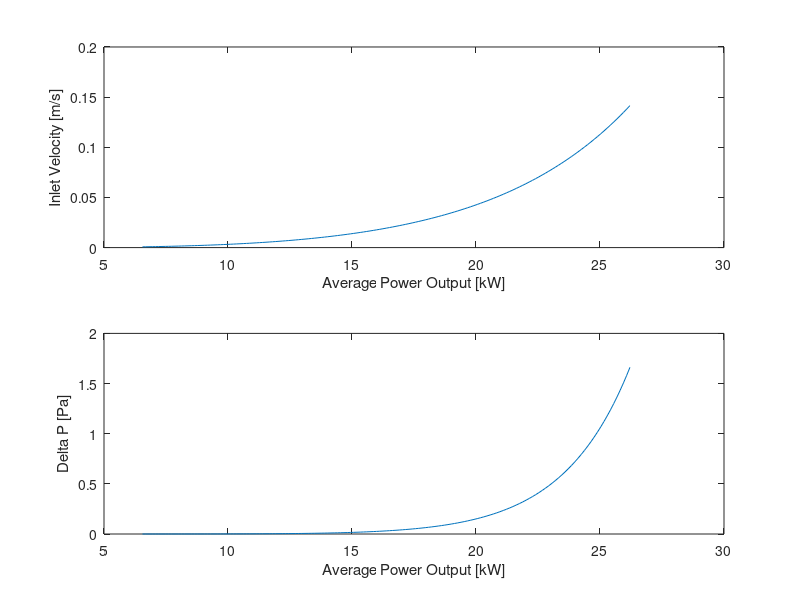

Write MATLAB code to recreate this figure.
%spacing is about 1.45 mm (random spacing right now), 1-5 mm should be fine 
% we want the transverse spacing (plus diameter/2-which is variable A1) to be greater than the diagonal spacing so
% that Vmax is at A1

%diameter = 21.55; %mm
%velocity = 0.3; %initial air velocity m/s

% spacing_transverse = 22:0.5:28; %mm, spacing is from center of one cell to center of another cell
% spacing_longitudinal = 22:0.5:28; %mm
% spacing_diagonal = zeros(length(spacing_longitudinal), 1);
% 
% Vmax_table = cell(length(spacing_longitudinal), length(spacing_transverse));
% Vmax_location_table = cell(length(spacing_longitudinal), length(spacing_transverse));
% 
% %Check Vmax direction
% for i = 1:length(spacing_longitudinal)
%     for j = 1:length(spacing_transverse)
%         A1 = (spacing_transverse(j)+diameter)/2;
%         spacing_diagonal(j) = sqrt((spacing_transverse(j)/2)^2 + spacing_longitudinal(i)^2);
% 
%         if spacing_diagonal<A1
%             Vmax = spacing_transverse(j)/(2*(spacing_diagonal(j)-diameter)) * velocity; %Vmax is at A2
%             %fprintf('Vmax is at A2\n');
%             Vmax_table{i,j} = Vmax;
%             Vmax_location_table{i, j} = 'A2';
%         else
%             Vmax = spacing_transverse(j)/(spacing_transverse(j)-diameter) * velocity; %Vmax is at A1
%             %fprintf('Vmax is at A1\n');
%             Vmax_table{i,j} = Vmax;
%             Vmax_location_table{i, j} = 'A1';
%         end
%     end
% end

diameter = 21.55/1000; % meters
axialthermalconductivity = 2.21; % W/mK
radius = 10.775/1000; % meters
height = 70.15/1000; % meters
SurfaceArea = 2*pi*radius^2+2*pi*radius*height; % m^2

Tambient = 30 + 273.15; % Kelvin
Tmax = 50 + 273.15; % Kelvin

current = 13:0.26:52; 
resistance = 0.0135; % Ohms
Ohmic_heat = zeros(length(current), 1);
heatflux = zeros(length(current), 1);
Tsurface = zeros(length(current), 1);
Rconv = zeros(length(current), 1);
heattransfer_coefficient = zeros(length(current), 1);
Nu = zeros(length(current), 1);
max_Reynolds = zeros(length(current), 1);
V_max = zeros(length(current), 1);
V_inlet = zeros(length(current), 1);

%Air Properties at 30 C
rho = 1.164; % [kg/m^3]
Cp = 1006; % [J/kg K]
mu = 18.72*10^-6; % [N s/m^2]
k = 26.62*10^-3; % [W/m K] 
Pr = mu*Cp/k; %

%Air Properties at 50 C (Surface Temp)
rho_s = 1.093; % [kg/m^3]
Cp_s = 1007; % [J/kg K]
mu_s = 19.53*10^-6; % [N s/m^2]
k_s = 28.08*10^-3; % [W/m K]
Pr_s = mu_s*Cp_s/k_s; %


%spacing 
spacing_transverse = 24/1000; % meters
spacing_longitudinal = 23/1000; % meters
spacing_diagonal = sqrt(spacing_longitudinal^2 + spacing_longitudinal^2); %[m] diagonal spacing
spacing_ratio = spacing_transverse/spacing_longitudinal;

if spacing_ratio < 2
    C1 = 0.35*(spacing_ratio)^(1/5);
    m = 0.6;
else 
    C1 = 0.4;
    m = 0.6;
end

C2 = 0.935; % 6 rows


for i = 1:length(current)
    Ohmic_heat(i) = current(i)^2*resistance;
    heatflux(i) = Ohmic_heat(i)/(pi*radius^2);

    Tsurface(i) = Tmax - heatflux(i)*radius^2/4*axialthermalconductivity; % Kelvin
    Rconv(i) = (Tsurface(i)-Tambient) / Ohmic_heat(i);
    heattransfer_coefficient(i) = 1/(SurfaceArea*Rconv(i)); %average

    Nu(i) = heattransfer_coefficient(i) * diameter / axialthermalconductivity;
    max_Reynolds(i) = (Nu(i) / ((C1*C2)*(Pr^(0.36))*(Pr/Pr_s)^(0.25)) )^(1/m);
    
    %Checking where max velocity occurs
    A1 = (spacing_transverse-diameter);
    A2 = 2*(spacing_diagonal-diameter);
    if A2<A1
        V_max(i) = max_Reynolds(i)*mu/(rho*2*(spacing_diagonal-diameter)); %Vmax is at A2
        V_inlet(i) = V_max(i)*2*(spacing_diagonal-diameter)/spacing_transverse;
    else
        V_max(i) = max_Reynolds(i)*mu/(rho*(spacing_transverse-diameter)); %Vmax is at A1
        V_inlet(i) = V_max(i)*2*(spacing_transverse-diameter)/spacing_transverse;
    end

    %Pressure Drop
    P = current*504/1000;
    N_rows = 6;
    P_l = spacing_longitudinal/diameter;
    P_t = spacing_transverse/diameter;
    P_ratio = P_t/P_l;
    %Rough estimates of pressure drop coefficient
    X=1.1; 
    f = 0.9;
    P_delta(i) = N_rows*X*(rho*V_max(i)^2/2)*f; %[Pa]
end

figure()
subplot(2,1,1)
plot(P,V_inlet)
ylabel('Inlet Velocity [m/s]')
xlabel('Average Power Output [kW]')

subplot(2,1,2)
plot(P,P_delta)
ylabel('Delta P [Pa]')
xlabel('Average Power Output [kW]')



% Pressure drop 
% Tsurface = 50;
% Tinitial = 30;
% rows = 6;
% tubes_per_row = 12;
% totaltubes = rows*tubes_per_row;
% 
% Ts_minus_To = (Tsurface-Tinitial)*exp((-pi*diameter/1000*totaltubes*h)/(rho*velocity*tubes_per_row *spacing_transverse/1000*cp*1000));
% 
% logmeantemp = (Tsurface-Tinitial-Ts_minus_To)/log((Tsurface-Tinitial)/Ts_minus_To); %degC, difference in inlet and outlet air temp
% 
% heattransferrate= totaltubes*h*pi*diameter/1000*logmeantemp/1000; %kW/m

% %pressure drop
% PT = spacing_transverse/diameter;
% PL = spacing_longitudinal/diameter;
% Pratio = PT/PL;
% correction = 1; % This changes based on Pratio and PT
% frictionfactor = 1; % This changes based on Pratio and PT
% 
% deltaP = rows*correction*(rho*Vmax^(2)/2)*frictionfactor; %Pascals

